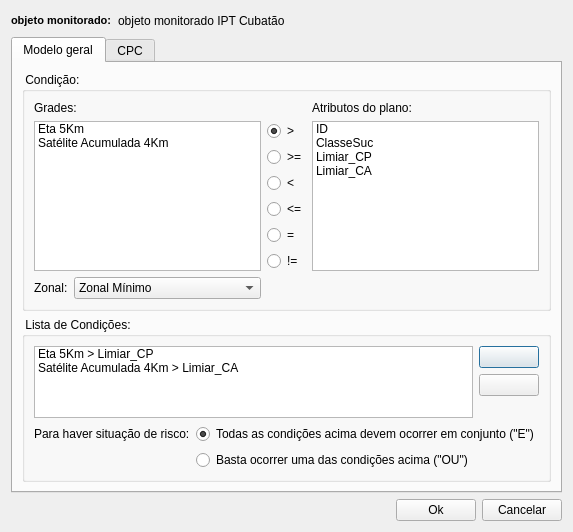
<ui version="4.0" >
 <class>WizardDialogForm</class>
 <widget class="QDialog" name="WizardDialogForm" >
  <property name="geometry" >
   <rect>
    <x>0</x>
    <y>0</y>
    <width>543</width>
    <height>528</height>
   </rect>
  </property>
  <property name="windowTitle" >
   <string>Assistente de análise</string>
  </property>
  <layout class="QVBoxLayout" >
   <item>
    <layout class="QHBoxLayout" >
     <item>
      <widget class="QLabel" name="label_2" >
       <property name="text" >
        <string>&lt;html>&lt;head>&lt;meta name="qrichtext" content="1" />&lt;style type="text/css">
p, li { white-space: pre-wrap; }
&lt;/style>&lt;/head>&lt;body style=" font-family:'MS Shell Dlg 2'; font-size:8.25pt; font-weight:400; font-style:normal;">
&lt;p style=" margin-top:0px; margin-bottom:0px; margin-left:0px; margin-right:0px; -qt-block-indent:0; text-indent:0px;">&lt;span style=" font-size:8pt; font-weight:600;">objeto monitorado:&lt;/span>&lt;/p>&lt;/body>&lt;/html></string>
       </property>
      </widget>
     </item>
     <item>
      <widget class="QLabel" name="riskMapNameLbl" >
       <property name="text" >
        <string>objeto monitorado IPT Cubatão</string>
       </property>
      </widget>
     </item>
     <item>
      <spacer>
       <property name="orientation" >
        <enum>Qt::Horizontal</enum>
       </property>
       <property name="sizeHint" >
        <size>
         <width>40</width>
         <height>20</height>
        </size>
       </property>
      </spacer>
     </item>
    </layout>
   </item>
   <item>
    <widget class="QTabWidget" name="tabWidget" >
     <property name="enabled" >
      <bool>true</bool>
     </property>
     <property name="currentIndex" >
      <number>0</number>
     </property>
     <widget class="QWidget" name="generalTab" >
      <attribute name="title" >
       <string>Modelo geral</string>
      </attribute>
      <layout class="QVBoxLayout" >
       <item>
        <widget class="QGroupBox" name="groupBox_2" >
         <property name="title" >
          <string> Condição: </string>
         </property>
         <layout class="QGridLayout" >
          <item row="0" column="0" colspan="2" >
           <widget class="QLabel" name="label_27" >
            <property name="text" >
             <string>Grades:</string>
            </property>
           </widget>
          </item>
          <item row="0" column="3" >
           <widget class="QLabel" name="label_5" >
            <property name="text" >
             <string>Atributos do plano:</string>
            </property>
           </widget>
          </item>
          <item row="1" column="0" colspan="2" >
           <widget class="QListWidget" name="gridListWidget" >
            <item>
             <property name="text" >
              <string>Eta 5Km</string>
             </property>
             <property name="icon" >
              <iconset resource="icons.qrc" >:/data/icons/grid.png</iconset>
             </property>
            </item>
            <item>
             <property name="text" >
              <string>Satélite Acumulada 4Km</string>
             </property>
             <property name="icon" >
              <iconset resource="icons.qrc" >:/data/icons/grid.png</iconset>
             </property>
            </item>
           </widget>
          </item>
          <item row="1" column="2" >
           <layout class="QVBoxLayout" >
            <item>
             <widget class="QRadioButton" name="opGtRdb" >
              <property name="text" >
               <string>></string>
              </property>
              <property name="checked" >
               <bool>true</bool>
              </property>
             </widget>
            </item>
            <item>
             <widget class="QRadioButton" name="opGteRdb" >
              <property name="text" >
               <string>>=</string>
              </property>
             </widget>
            </item>
            <item>
             <widget class="QRadioButton" name="opLtRdb" >
              <property name="text" >
               <string>&lt;</string>
              </property>
             </widget>
            </item>
            <item>
             <widget class="QRadioButton" name="opLteRdb" >
              <property name="text" >
               <string>&lt;=</string>
              </property>
             </widget>
            </item>
            <item>
             <widget class="QRadioButton" name="opEqRdb" >
              <property name="text" >
               <string>=</string>
              </property>
             </widget>
            </item>
            <item>
             <widget class="QRadioButton" name="opNeqRdb" >
              <property name="text" >
               <string>!=</string>
              </property>
             </widget>
            </item>
           </layout>
          </item>
          <item row="1" column="3" >
           <widget class="QListWidget" name="attributesListWidget" >
            <item>
             <property name="text" >
              <string>ID</string>
             </property>
            </item>
            <item>
             <property name="text" >
              <string>ClasseSuc</string>
             </property>
            </item>
            <item>
             <property name="text" >
              <string>Limiar_CP</string>
             </property>
            </item>
            <item>
             <property name="text" >
              <string>Limiar_CA</string>
             </property>
            </item>
           </widget>
          </item>
          <item row="2" column="0" >
           <widget class="QLabel" name="label_4" >
            <property name="sizePolicy" >
             <sizepolicy vsizetype="Preferred" hsizetype="Fixed" >
              <horstretch>0</horstretch>
              <verstretch>0</verstretch>
             </sizepolicy>
            </property>
            <property name="text" >
             <string>Zonal:</string>
            </property>
           </widget>
          </item>
          <item row="2" column="1" >
           <widget class="QComboBox" name="zoneOpCmb" >
            <item>
             <property name="text" >
              <string>Zonal Mínimo</string>
             </property>
            </item>
            <item>
             <property name="text" >
              <string>Zonal Máximo</string>
             </property>
            </item>
            <item>
             <property name="text" >
              <string>Zonal Média</string>
             </property>
            </item>
            <item>
             <property name="text" >
              <string>Zonal Número amostras</string>
             </property>
            </item>
           </widget>
          </item>
          <item row="2" column="2" >
           <spacer>
            <property name="orientation" >
             <enum>Qt::Horizontal</enum>
            </property>
            <property name="sizeHint" >
             <size>
              <width>51</width>
              <height>20</height>
             </size>
            </property>
           </spacer>
          </item>
          <item row="2" column="3" >
           <spacer>
            <property name="orientation" >
             <enum>Qt::Horizontal</enum>
            </property>
            <property name="sizeHint" >
             <size>
              <width>211</width>
              <height>20</height>
             </size>
            </property>
           </spacer>
          </item>
         </layout>
        </widget>
       </item>
       <item>
        <widget class="QGroupBox" name="groupBox" >
         <property name="title" >
          <string> Lista de Condições: </string>
         </property>
         <layout class="QGridLayout" >
          <item rowspan="3" row="0" column="0" colspan="2" >
           <widget class="QListWidget" name="rulesListWidget" >
            <item>
             <property name="text" >
              <string>Eta 5Km > Limiar_CP</string>
             </property>
            </item>
            <item>
             <property name="text" >
              <string>Satélite Acumulada 4Km > Limiar_CA</string>
             </property>
            </item>
           </widget>
          </item>
          <item row="0" column="2" >
           <widget class="QPushButton" name="addRuleBtn" >
            <property name="toolTip" >
             <string>&lt;html>&lt;head>&lt;meta name="qrichtext" content="1" />&lt;style type="text/css">
p, li { white-space: pre-wrap; }
&lt;/style>&lt;/head>&lt;body style=" font-family:'MS Shell Dlg 2'; font-size:8.25pt; font-weight:400; font-style:normal;">
&lt;p style=" margin-top:0px; margin-bottom:0px; margin-left:0px; margin-right:0px; -qt-block-indent:0; text-indent:0px; font-size:8pt;">Adicionar nova condição&lt;/p>&lt;/body>&lt;/html></string>
            </property>
            <property name="text" >
             <string/>
            </property>
            <property name="icon" >
             <iconset resource="icons.qrc" >:/global/icons/add.png</iconset>
            </property>
           </widget>
          </item>
          <item row="1" column="2" >
           <widget class="QPushButton" name="removeRuleBtn" >
            <property name="toolTip" >
             <string>&lt;html>&lt;head>&lt;meta name="qrichtext" content="1" />&lt;style type="text/css">
p, li { white-space: pre-wrap; }
&lt;/style>&lt;/head>&lt;body style=" font-family:'MS Shell Dlg 2'; font-size:8.25pt; font-weight:400; font-style:normal;">
&lt;p style=" margin-top:0px; margin-bottom:0px; margin-left:0px; margin-right:0px; -qt-block-indent:0; text-indent:0px; font-size:8pt;">Remover condição selecionada&lt;/p>&lt;/body>&lt;/html></string>
            </property>
            <property name="text" >
             <string/>
            </property>
            <property name="icon" >
             <iconset resource="icons.qrc" >:/global/icons/remove.png</iconset>
            </property>
           </widget>
          </item>
          <item row="2" column="2" >
           <spacer>
            <property name="orientation" >
             <enum>Qt::Vertical</enum>
            </property>
            <property name="sizeHint" >
             <size>
              <width>31</width>
              <height>31</height>
             </size>
            </property>
           </spacer>
          </item>
          <item row="3" column="0" >
           <widget class="QLabel" name="label" >
            <property name="text" >
             <string>Para haver situação de risco:</string>
            </property>
           </widget>
          </item>
          <item row="3" column="1" colspan="2" >
           <widget class="QRadioButton" name="combineAndRdb" >
            <property name="text" >
             <string>Todas as condições acima devem ocorrer em conjunto ("E")</string>
            </property>
            <property name="checked" >
             <bool>true</bool>
            </property>
           </widget>
          </item>
          <item row="4" column="1" >
           <widget class="QRadioButton" name="combineOrRdb" >
            <property name="text" >
             <string>Basta ocorrer uma das condições acima ("OU")</string>
            </property>
           </widget>
          </item>
         </layout>
        </widget>
       </item>
      </layout>
     </widget>
     <widget class="QWidget" name="cpcTab" >
      <attribute name="title" >
       <string>CPC</string>
      </attribute>
      <layout class="QVBoxLayout" >
       <item>
        <widget class="QGroupBox" name="groupBox_3" >
         <property name="title" >
          <string> Modelo matemático: </string>
         </property>
         <layout class="QHBoxLayout" >
          <item>
           <widget class="QLabel" name="label_6" >
            <property name="text" >
             <string>&lt;html>&lt;head>&lt;meta name="qrichtext" content="1" />&lt;style type="text/css">
p, li { white-space: pre-wrap; }
&lt;/style>&lt;/head>&lt;body style=" font-family:'MS Shell Dlg 2'; font-size:8.25pt; font-weight:400; font-style:normal;">
&lt;p style=" margin-top:0px; margin-bottom:0px; margin-left:0px; margin-right:0px; -qt-block-indent:0; text-indent:0px; font-size:8pt;">&lt;span style=" font-size:14pt;">CPC = &lt;/span>&lt;span style=" font-size:14pt; color:#0000ff;">li&lt;/span>&lt;span style=" font-size:14pt;"> / &lt;/span>&lt;span style=" font-size:14pt; color:#0000ff;">K&lt;/span>&lt;span style=" font-size:14pt;"> * &lt;/span>&lt;span style=" font-size:14pt; color:#0000ff;">Aci&lt;/span>&lt;span style=" font-size:14pt;"> ^-0.933&lt;/span>&lt;/p>&lt;/body>&lt;/html></string>
            </property>
           </widget>
          </item>
          <item>
           <widget class="QLabel" name="label_16" >
            <property name="text" >
             <string>&lt;html>&lt;head>&lt;meta name="qrichtext" content="1" />&lt;style type="text/css">
p, li { white-space: pre-wrap; }
&lt;/style>&lt;/head>&lt;body style=" font-family:'MS Shell Dlg 2'; font-size:8.25pt; font-weight:400; font-style:normal;">
&lt;p style=" margin-top:0px; margin-bottom:0px; margin-left:0px; margin-right:0px; -qt-block-indent:0; text-indent:0px; font-size:8pt;">&lt;span style=" font-size:10pt; color:#0000ff;">           li	&lt;/span>&lt;span style=" font-size:10pt;">= Precipitação Horária&lt;/span>&lt;/p>
&lt;p style=" margin-top:0px; margin-bottom:0px; margin-left:0px; margin-right:0px; -qt-block-indent:0; text-indent:0px; font-size:10pt;">&lt;span style=" color:#0000ff;">           Aci	&lt;/span>= Precipitação Acumulada&lt;/p>
&lt;p style=" margin-top:0px; margin-bottom:0px; margin-left:0px; margin-right:0px; -qt-block-indent:0; text-indent:0px; font-size:10pt;">&lt;span style=" color:#0000ff;">           K&lt;/span>    	= Constante de Risco &lt;/p>
&lt;p style=" margin-top:0px; margin-bottom:0px; margin-left:0px; margin-right:0px; -qt-block-indent:0; text-indent:0px; font-size:10pt;">	   por Área&lt;/p>&lt;/body>&lt;/html></string>
            </property>
           </widget>
          </item>
         </layout>
        </widget>
       </item>
       <item>
        <widget class="QGroupBox" name="groupBox_4" >
         <property name="title" >
          <string> Associações: </string>
         </property>
         <layout class="QGridLayout" >
          <item row="0" column="0" colspan="3" >
           <widget class="QLabel" name="label_12" >
            <property name="text" >
             <string>&lt;html>&lt;head>&lt;meta name="qrichtext" content="1" />&lt;style type="text/css">
p, li { white-space: pre-wrap; }
&lt;/style>&lt;/head>&lt;body style=" font-family:'MS Shell Dlg 2'; font-size:8.25pt; font-weight:400; font-style:normal;">
&lt;p style=" margin-top:0px; margin-bottom:0px; margin-left:0px; margin-right:0px; -qt-block-indent:0; text-indent:0px; font-size:8pt;">A quantidade de&lt;span style=" font-weight:600;"> &lt;/span>chuva acumulada&lt;span style=" font-weight:600;"> &lt;/span>(&lt;span style=" color:#0000ff;">Aci&lt;/span>) precisa ser calculada no &lt;/p>
&lt;p style=" margin-top:0px; margin-bottom:0px; margin-left:0px; margin-right:0px; -qt-block-indent:0; text-indent:0px; font-size:8pt;">intervalo de &lt;span style=" font-weight:600;">84 horas&lt;/span>. É possível fazer previsões com o modelo &lt;/p>
&lt;p style=" margin-top:0px; margin-bottom:0px; margin-left:0px; margin-right:0px; -qt-block-indent:0; text-indent:0px; font-size:8pt;">de CPC usando fontes de dados do tipo GrADS (ETA).&lt;/p>&lt;/body>&lt;/html></string>
            </property>
            <property name="alignment" >
             <set>Qt::AlignJustify|Qt::AlignTop</set>
            </property>
           </widget>
          </item>
          <item row="1" column="0" >
           <widget class="QLabel" name="label_7" >
            <property name="text" >
             <string>PCD:</string>
            </property>
           </widget>
          </item>
          <item row="1" column="1" colspan="2" >
           <widget class="QComboBox" name="cpcCmbBoxPCD" >
            <item>
             <property name="text" >
              <string>Nenhum</string>
             </property>
            </item>
           </widget>
          </item>
          <item row="1" column="3" colspan="2" >
           <widget class="QLabel" name="label_8" >
            <property name="text" >
             <string>Envoltórias</string>
            </property>
            <property name="alignment" >
             <set>Qt::AlignCenter</set>
            </property>
           </widget>
          </item>
          <item row="2" column="0" >
           <widget class="QLabel" name="label_3" >
            <property name="text" >
             <string>Atributo da PCD:</string>
            </property>
           </widget>
          </item>
          <item row="2" column="1" colspan="2" >
           <widget class="QComboBox" name="cpcCmbBoxPCDAttr" >
            <item>
             <property name="text" >
              <string>Nenhum</string>
             </property>
            </item>
           </widget>
          </item>
          <item row="2" column="3" >
           <widget class="QLabel" name="label_9" >
            <property name="text" >
             <string>Atenção:</string>
            </property>
           </widget>
          </item>
          <item row="2" column="4" >
           <widget class="QDoubleSpinBox" name="cpcAtencaoSpb" />
          </item>
          <item row="3" column="0" >
           <widget class="QLabel" name="label_13" >
            <property name="text" >
             <string>Const. de Risco:</string>
            </property>
           </widget>
          </item>
          <item row="3" column="1" colspan="2" >
           <widget class="QComboBox" name="cpcCmbBoxAttributes" >
            <item>
             <property name="text" >
              <string>Nenhum</string>
             </property>
            </item>
           </widget>
          </item>
          <item row="3" column="3" >
           <widget class="QLabel" name="label_14" >
            <property name="text" >
             <string>Alerta:</string>
            </property>
           </widget>
          </item>
          <item row="3" column="4" >
           <widget class="QDoubleSpinBox" name="cpcAlertaSpb" />
          </item>
          <item row="4" column="0" >
           <widget class="QLabel" name="label_11" >
            <property name="text" >
             <string>Intens. Horária:</string>
            </property>
           </widget>
          </item>
          <item row="4" column="1" colspan="2" >
           <widget class="QComboBox" name="cpcCmbBoxGrid" >
            <item>
             <property name="text" >
              <string>Nenhum</string>
             </property>
            </item>
           </widget>
          </item>
          <item row="4" column="3" >
           <widget class="QLabel" name="label_15" >
            <property name="text" >
             <string>Alerta Máximo:</string>
            </property>
           </widget>
          </item>
          <item row="4" column="4" >
           <widget class="QDoubleSpinBox" name="cpcAlertaMaxSpb" />
          </item>
          <item row="5" column="0" >
           <widget class="QLabel" name="label_10" >
            <property name="text" >
             <string>Operador:</string>
            </property>
            <property name="alignment" >
             <set>Qt::AlignLeading|Qt::AlignLeft|Qt::AlignVCenter</set>
            </property>
           </widget>
          </item>
          <item row="5" column="1" colspan="2" >
           <widget class="QComboBox" name="cpcCmbBoxOperator" >
            <item>
             <property name="text" >
              <string>Mínimo</string>
             </property>
            </item>
            <item>
             <property name="text" >
              <string>Média</string>
             </property>
            </item>
            <item>
             <property name="text" >
              <string>Máximo</string>
             </property>
            </item>
           </widget>
          </item>
          <item row="6" column="1" >
           <widget class="QLabel" name="cpcLabelHoras" >
            <property name="layoutDirection" >
             <enum>Qt::LeftToRight</enum>
            </property>
            <property name="text" >
             <string>Previsão (horas):</string>
            </property>
            <property name="alignment" >
             <set>Qt::AlignRight|Qt::AlignTrailing|Qt::AlignVCenter</set>
            </property>
           </widget>
          </item>
          <item row="6" column="2" >
           <widget class="QSpinBox" name="cpcSpinBoxHoras" >
            <property name="value" >
             <number>96</number>
            </property>
           </widget>
          </item>
         </layout>
        </widget>
       </item>
      </layout>
     </widget>
    </widget>
   </item>
   <item>
    <layout class="QHBoxLayout" >
     <item>
      <spacer>
       <property name="orientation" >
        <enum>Qt::Horizontal</enum>
       </property>
       <property name="sizeHint" >
        <size>
         <width>40</width>
         <height>20</height>
        </size>
       </property>
      </spacer>
     </item>
     <item>
      <widget class="QPushButton" name="okBtn" >
       <property name="toolTip" >
        <string>&lt;html>&lt;head>&lt;meta name="qrichtext" content="1" />&lt;style type="text/css">
p, li { white-space: pre-wrap; }
&lt;/style>&lt;/head>&lt;body style=" font-family:'MS Shell Dlg 2'; font-size:8.25pt; font-weight:400; font-style:normal;">
&lt;p style=" margin-top:0px; margin-bottom:0px; margin-left:0px; margin-right:0px; -qt-block-indent:0; text-indent:0px;">Salvar alterações&lt;/p>&lt;/body>&lt;/html></string>
       </property>
       <property name="text" >
        <string>Ok</string>
       </property>
       <property name="icon" >
        <iconset resource="icons.qrc" >:/global/icons/ok.png</iconset>
       </property>
      </widget>
     </item>
     <item>
      <widget class="QPushButton" name="cancelBtn" >
       <property name="toolTip" >
        <string>&lt;html>&lt;head>&lt;meta name="qrichtext" content="1" />&lt;style type="text/css">
p, li { white-space: pre-wrap; }
&lt;/style>&lt;/head>&lt;body style=" font-family:'MS Shell Dlg 2'; font-size:8.25pt; font-weight:400; font-style:normal;">
&lt;p style=" margin-top:0px; margin-bottom:0px; margin-left:0px; margin-right:0px; -qt-block-indent:0; text-indent:0px; font-size:8pt;">Cancelar alterações&lt;/p>&lt;/body>&lt;/html></string>
       </property>
       <property name="text" >
        <string>Cancelar</string>
       </property>
       <property name="icon" >
        <iconset resource="icons.qrc" >:/global/icons/cancel.png</iconset>
       </property>
      </widget>
     </item>
    </layout>
   </item>
  </layout>
 </widget>
 <resources/>
 <connections/>
</ui>
